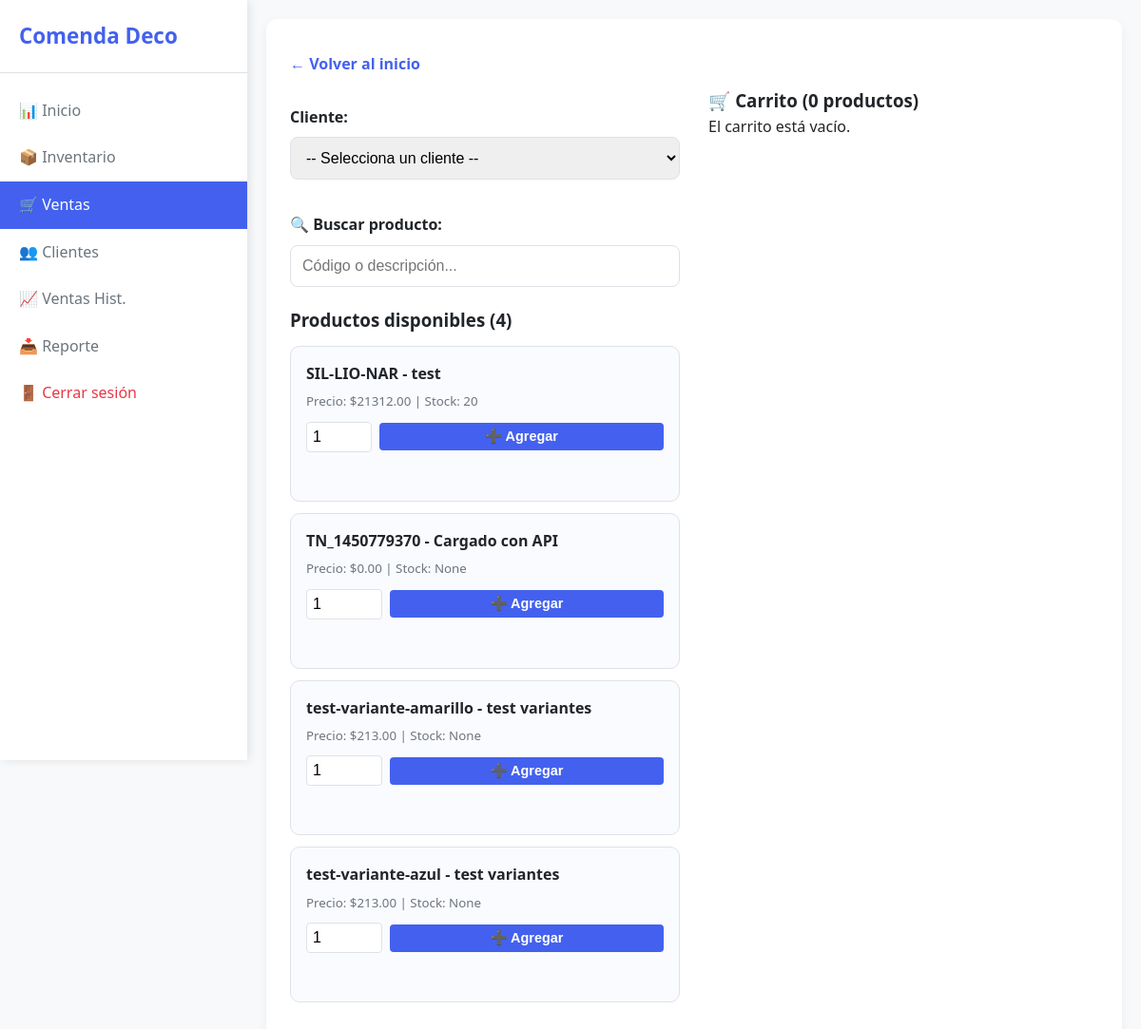
Page /ventas (signed in) on the earlier database version.
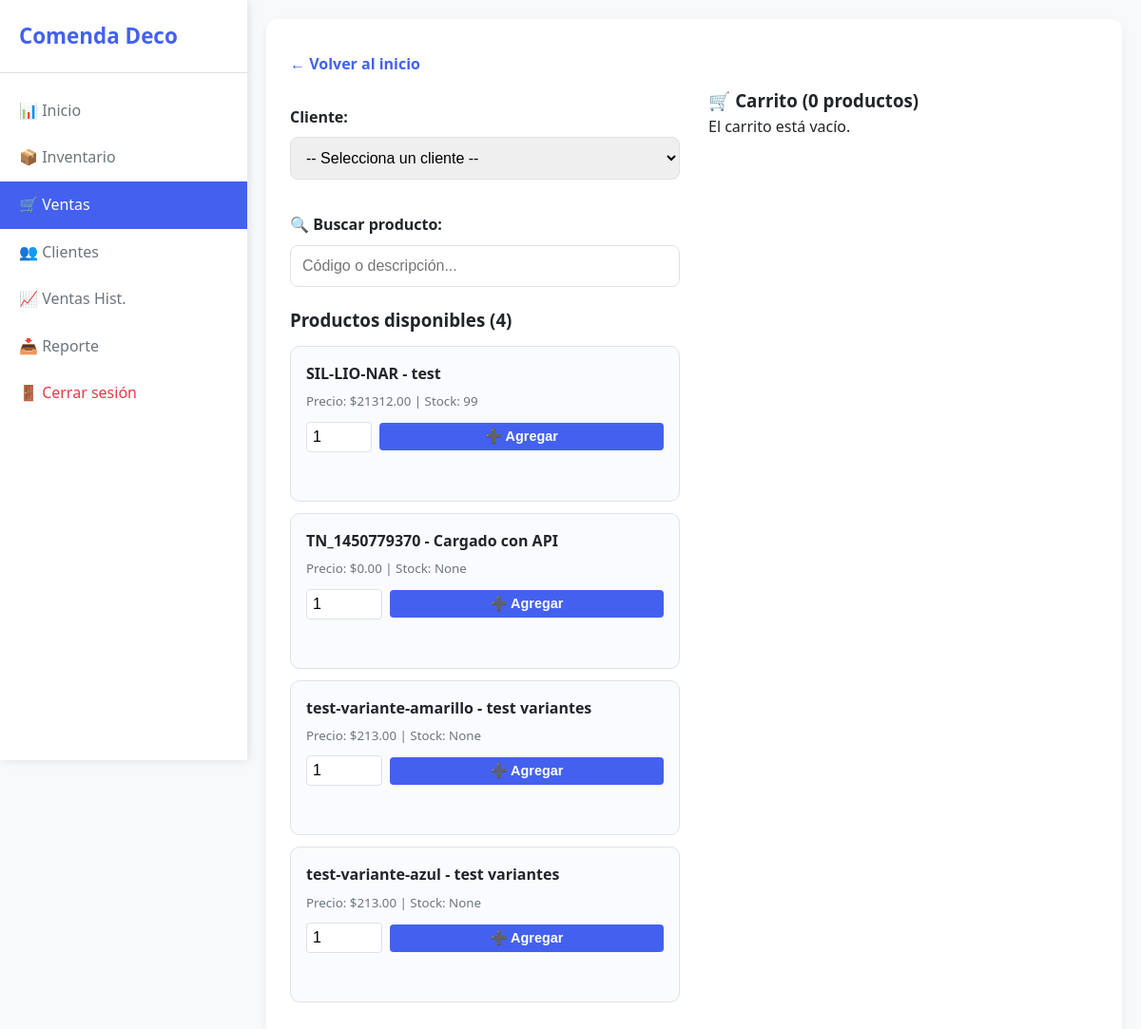
Same page on the later database version.
### tables this page shows
CREATE TABLE productos (
    id INTEGER PRIMARY KEY AUTOINCREMENT,

        sku TEXT NOT NULL UNIQUE,
        descripcion TEXT NOT NULL,

        precio REAL NOT NULL,
        promotional_price TEXT,

        stock INTEGER,

        barcode TEXT,

        variant_id TEXT UNIQUE,
        product_id TEXT,

        activo INTEGER NOT NULL DEFAULT 1,
        fecha_creacion DATETIME DEFAULT CURRENT_TIMESTAMP,
        
        imagen_url TEXT
    );

### routes/ventas.py (the view)
@ventas_bp.route('/ventas')
@login_required
def ventas():
    cliente_id = session.get('cliente_id_seleccionado')
    conn = sqlite3.connect('negocio.db')
    clientes  = conn.execute("SELECT id, nombre FROM clientes").fetchall()
    productos = conn.execute(
        "SELECT id, sku, descripcion, precio, stock FROM productos WHERE stock > 0 OR stock IS NULL"
    ).fetchall()
    conn.close()
    carrito = session.get('carrito', [])
    total   = sum(item['precio'] * item['cantidad'] for item in carrito)
    return render_template('ventas.html', clientes=clientes, productos=productos,
                           carrito=carrito, total=total,
                           cliente_id_seleccionado=cliente_id)

### routes/__init__.py (called while the page is built)
def login_required(f):
    @wraps(f)
    def decorated_function(*args, **kwargs):
        if 'user_id' not in session:
            return redirect(url_for('auth.login'))
        return f(*args, **kwargs)
    return decorated_function

### templates/ventas.html (shortened to what the changed rows need)
<!DOCTYPE html>
<html>
<head>
  <link rel="stylesheet" href="{{ url_for('static', filename='style.css') }}">
</head>
<body>
  <div class="layout">
    <div class="sidebar">
      <h2><span> Comenda Deco</span></h2>
    </div>
    <div class="main-content">
      <main>
        <div style="display: flex; gap: 30px; flex-wrap: wrap;">
          <div style="flex: 1; min-width: 300px;">
            <div id="productos-lista">
              {% for p in productos %}
              <div class="product-card" data-codigo="{{ p[1] }}" data-descripcion="{{ p[2] }}">
                <strong>{{ p[1] }} - {{ p[2] }}</strong>
                <small>Precio: ${{ "%.2f"|format(p[3]) }} | Stock: {{ p[4] }}</small>
                <form method="post" action="/agregar_al_carrito"
                  style="margin-top: 10px; display: flex; align-items: center; gap: 8px;">
                  <input type="number" name="cantidad" min="1" max="{{ p[4] }}" value="1"
                    style="width: 80px; padding: 6px; border: 1px solid #dee2e6; border-radius: 4px;" required>
                  <button type="submit"
                    style="padding: 6px 12px; background: #4361ee; color: white; border: none; border-radius: 4px; cursor: pointer; font-size: 0.9rem;">➕
                    Agregar</button>
                </form>
              </div>
              {% endfor %}
            </div>
          </div>
        </div>
      </main>
    </div>
</body>
</html>

Differences in the rows shown:
changed productos "SIL-LIO-NAR": stock "20" → "99"
